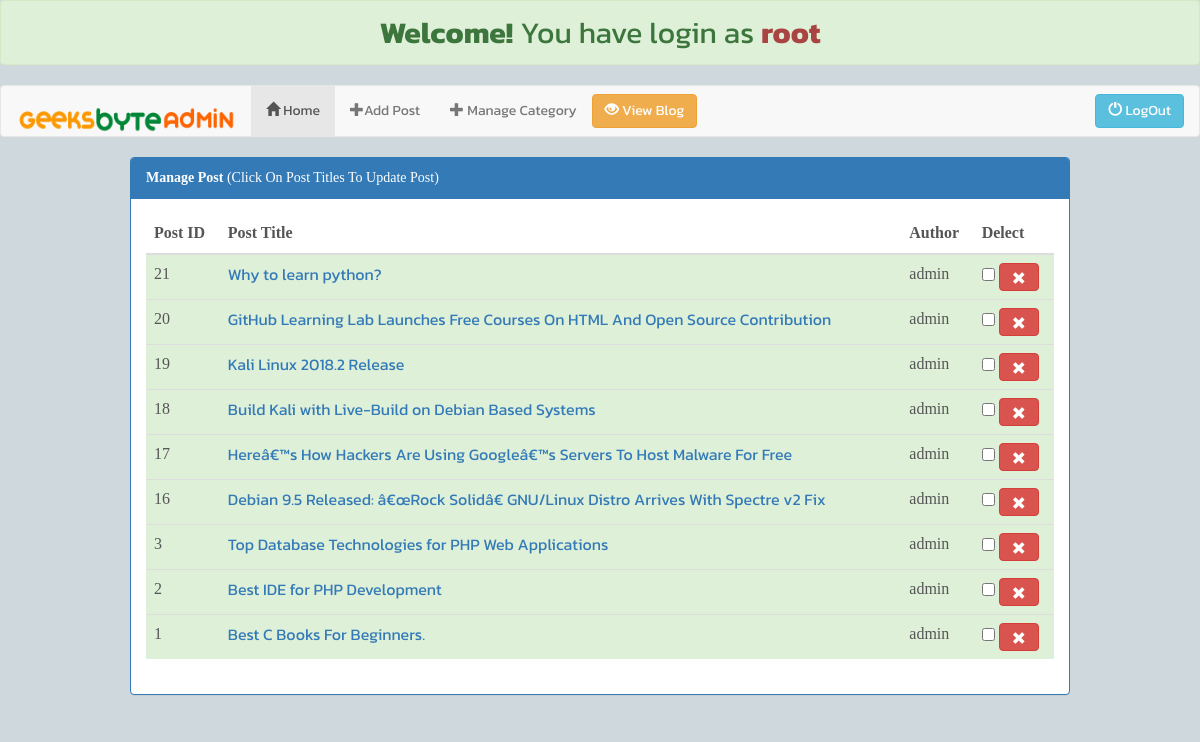
Screenshot of /admin/index.php (signed in) with the database file from the repository.
### tables this page shows
CREATE TABLE IF NOT EXISTS `posts` (
  `id` int(33) NOT NULL AUTO_INCREMENT,
  `category` int(11) NOT NULL,
  `title` varchar(333) NOT NULL,
  `content` text NOT NULL,
  `author` varchar(9) NOT NULL,
  `tags` text NOT NULL,
  `date` date NOT NULL,
  PRIMARY KEY (`id`)
);

### admin/index.php (the view, shortened to what this page needs)
<?php
if (isset($_SESSION["username"])) {
$user=$_SESSION["username"];
echo "<h2>  <div class='alert alert-success text-center'>
<strong>Welcome!</strong> You have login as  <strong class='text-danger'>$user </strong>
</div></h2>";
}
else {
  header("location:login.php");
}
 ?>
<!DOCTYPE html>
<html lang="en">
<head>
<link href="bootstrap/css/bootstrap.css" rel="stylesheet">
    <link href="bootstrap/custom.css" rel="stylesheet">
</head>
<body>
 <nav class="navbar navbar-default">
  <div class="container-fluid">
    <div class="navbar-header">
      <a class="navbar-brand" href="#"><img style="width:220px;height:35px;" src="images/geeksbyteadmin.png"></a>
    </div>
    <ul class="nav navbar-nav">
      <li class="active"><a href="#"><span class="glyphicon glyphicon-home"></span>  Home</a></li>
      <li><a href="add_post.php"><span class="glyphicon glyphicon-plus"></span>Add Post</a></li>
      <li><a href="add_cat.php"><span class="glyphicon glyphicon-plus"></span> Manage Category</a></li>
    </ul>
    <a class="btn btn-warning navbar-btn pull-left" href=../index.php><span class="glyphicon glyphicon-eye-open"></span> View Blog</a>
    <a class="btn btn-info navbar-btn pull-right" href=logout.php><span class="glyphicon glyphicon-off"></span> LogOut</a>
  </div>
</nav>
<div class="container-fluid">
  <div class="container">
<?php
  include 'connect.php';
  $query="select * from posts ORDER BY id DESC";
  $rs=mysqli_query($con,$query);
?>
 <div class="row">
<div class="col-sm-12">
<div class="panel panel-primary">
      <div class="panel-heading"><strong>Manage Post</strong> (Click On Post Titles To Update Post)</div>
      <div class="panel-body">
        <div class="table-responsive">
       <table class="table">
    <thead>
      <tr>
        <th>Post ID</th>
        <th>Post Title</th>
         <th>Author</th>
         <th>Delect</th>
      </tr>
    </thead>
    <tbody>
    <?php
     if(mysqli_num_rows($rs)>0){
                while ($row=mysqli_fetch_array($rs)){
                ?>
      <tr class="success">
        <td><?php echo $row['id']; ?></td>
        <td><a href="edit_post.php?id=<?php echo $row['id']; ?>"><?php echo $row['title']; ?></a></td>
        <td><?php echo $row['author']; ?></td>
        <form method="post">
        <td >   <input class="" type="checkbox" name="pdel" value="<?=$row['id']?>">
          <button class="btn btn-danger" type="submit" name="pdelbtn"><span class="glyphicon glyphicon-remove"></span></button></td>
      </form>
      </tr>
       <?php }} ?>
    </tbody>
  </table>
</div>
 </div>
</div>
</div>
  </div>
</div>
</body>
</html>

### admin/index.php (style rules this page uses)
p,h1,h2,h3,h4,h5,ul,li,a { font-family: 'Kanit', sans-serif; }

### rows the page displays
posts: id "21", title "Why to learn python?", author "admin"
posts: id "20", title "GitHub Learning Lab Launches Free Courses On HTML And Open Source Contribution", author "admin"
posts: id "19", title "Kali Linux 2018.2 Release", author "admin"
posts: id "18", title "Build Kali with Live-Build on Debian Based Systems", author "admin"
posts: id "17", title "Hereâ€™s How Hackers Are Using Googleâ€™s Servers To Host Malware For Free", author "admin"
posts: id "16", title "Debian 9.5 Released: â€œRock Solidâ€ GNU/Linux Distro Arrives With Spectre v2 Fix", author "admin"
posts: id "3", title "Top Database Technologies for PHP Web Applications", author "admin"
posts: id "2", title "Best IDE for PHP Development", author "admin"
posts: id "1", title "Best C Books For Beginners.", author "admin"

### other values shown
$user "root"
